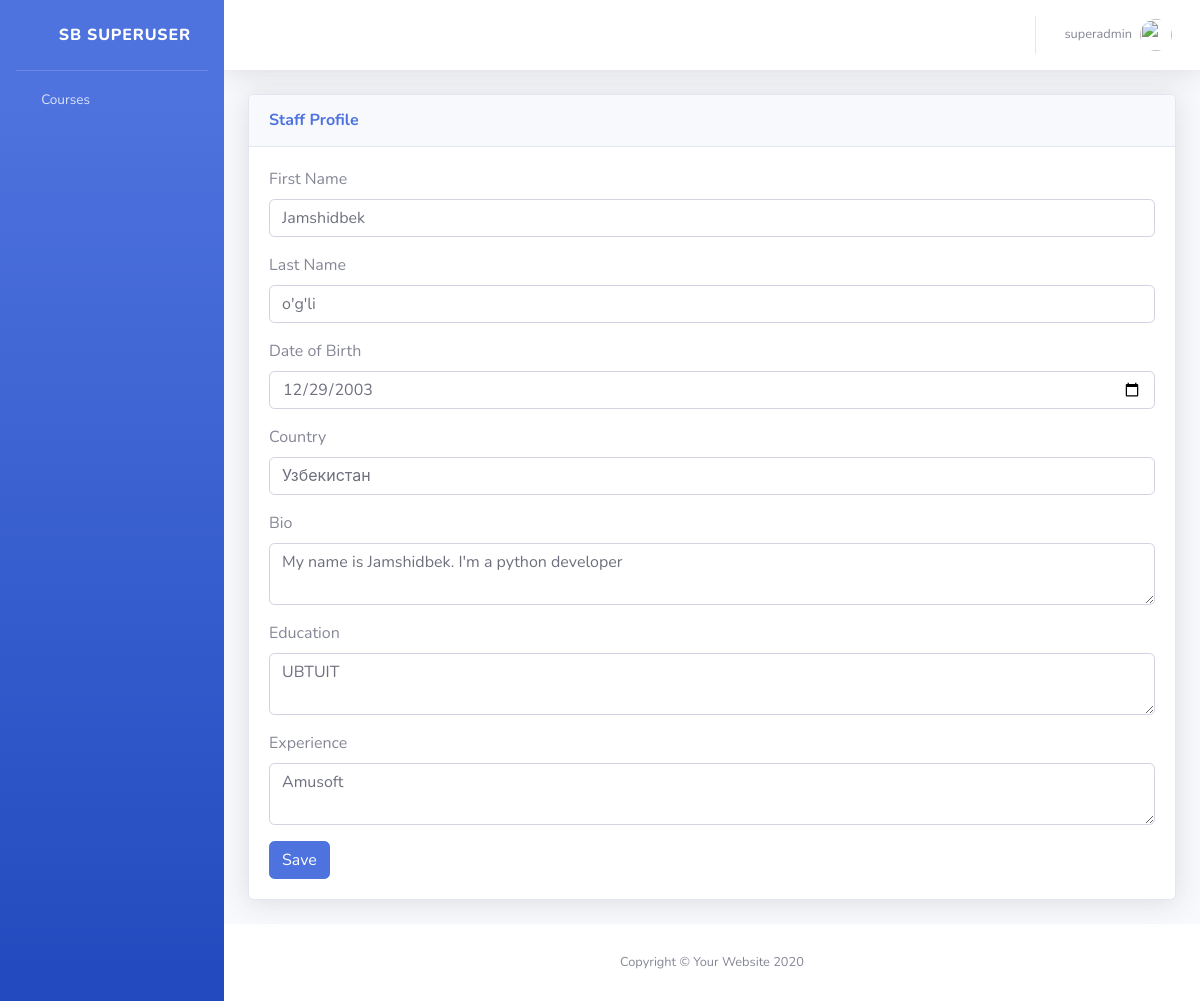
The page /account/profile/ (signed in) on the database its author committed.
### accounts/models.py (models this page shows, shortened)
class StaffProfile(models.Model):
    user = models.OneToOneField(User, on_delete=models.CASCADE)
    first_name = models.CharField(max_length=255, blank=True)
    last_name = models.CharField(max_length=255, blank=True)
    date_of_birth = models.DateField(null=True, blank=True)
    country = models.CharField(max_length=200, blank=True)
    bio = models.TextField(blank=True, null=True)
    education = models.TextField(blank=True, null=True)
    experience = models.TextField(blank=True, null=True)

### accounts/views.py (the view)
# urls.py: path('profile/', view_profile, name='view_profile'),
@login_required
def view_profile(request):
    user = request.user
    if user.is_staff:
        profile = get_object_or_404(StaffProfile, user=user)
        form_class = StaffProfileForm
        template_name = 'accounts/staff_profile.html'
    else:
        profile = get_object_or_404(UserProfile, user=user)
        form_class = UserProfileForm
        template_name = 'accounts/user_profile.html'
    if request.method == 'POST':
        form = form_class(request.POST, instance=profile)
        if form.is_valid():
            form.save()
            return redirect('view_profile')
    else:
        form = form_class(instance=profile)
    return render(request, template_name, {'form': form})

### accounts/forms.py
class StaffProfileForm(forms.ModelForm):
    class Meta:
        model = StaffProfile
        fields = ['first_name', 'last_name', 'date_of_birth', 'country', 'bio', 'education', 'experience']

### pages/context_processors.py (called while the page is built)
def base_context(request):
    context = {
        'courses': Course.objects.all(),
    }
    return context

### pages/templatetags/staff_tags.py (called while the page is built)
@register.filter
def has_group(user, group_name):
    if user.is_authenticated:
        print(user.role)
        return user.groups.filter(name=group_name).exists()
    return False

### templates/accounts/staff_profile.html (shortened to what this page needs)
{% extends 'guest/base.html' %}
{% block content %}
<div class="card shadow mb-4">
    <div class="card-header py-3">
        <h6 class="m-0 font-weight-bold text-primary">Staff Profile</h6>
    </div>
    <div class="card-body">
        <form method="post">
            <div class="mb-3">
                <label for="first_name" class="form-label">First Name</label>
                <input type="text" class="form-control" id="first_name" name="first_name" value="{{ form.first_name.value }}">
            </div>
            <div class="mb-3">
                <label for="last_name" class="form-label">Last Name</label>
                <input type="text" class="form-control" id="last_name" name="last_name" value="{{ form.last_name.value }}">
            </div>
            <div class="mb-3">
                <label for="date_of_birth" class="form-label">Date of Birth</label>
                <input type="date" class="form-control" id="date_of_birth" name="date_of_birth" value="{{ form.date_of_birth.value|date:'Y-m-d' }}">
            </div>
            <div class="mb-3">
                <label for="country" class="form-label">Country</label>
                <input type="text" class="form-control" id="country" name="country" value="{{ form.country.value }}">
            </div>
            <div class="mb-3">
                <label for="bio" class="form-label">Bio</label>
                <textarea class="form-control" id="bio" name="bio">{{ form.bio.value }}</textarea>
            </div>
            <div class="mb-3">
                <label for="education" class="form-label">Education</label>
                <textarea class="form-control" id="education" name="education">{{ form.education.value }}</textarea>
            </div>
            <div class="mb-3">
                <label for="experience" class="form-label">Experience</label>
                <textarea class="form-control" id="experience" name="experience">{{ form.experience.value }}</textarea>
            </div>
            <button type="submit" class="btn btn-primary">Save</button>
        </form>
    </div>
</div>
{% endblock %}

### templates/guest/base.html (shortened to what this page needs)
<!DOCTYPE html>
<html lang="en">
{% load static %}
{% load staff_tags %}
<head>
    <link href="{% static 'vendor/fontawesome-free/css/all.min.css' %}" rel="stylesheet" type="text/css">
    <link href="{% static 'css/sb-admin-2.min.css' %}" rel="stylesheet">
</head>
<body id="page-top">
    <div id="wrapper">
        <ul class="navbar-nav bg-gradient-primary sidebar sidebar-dark accordion" id="accordionSidebar">
            <a class="sidebar-brand d-flex align-items-center justify-content-center" href="{% url 'staff_home' %}">
                <div class="sidebar-brand-icon rotate-n-15">
                    <i class="fas fa-laugh-wink"></i>
                </div>
                <div class="sidebar-brand-text mx-3">SB
                    {% if user.is_authenticated and user.is_superuser and user.is_staff%}
                        Superuser
                    {% elif user.is_authenticated and user.is_staff %}
                        Staff
                    {% elif user.is_authenticated and user.is_superuser %}
                        Admin
                    {% else %}online courses{% endif %}</div>
            </a>
            <hr class="sidebar-divider my-0">
            {% if user.is_authenticated and user.is_staff %}
                <li class="nav-item">
                    <a class="nav-link collapsed" href="{% url 'course_list' %}" data-toggle="collapse" data-target="#collapseUtilities"
                        aria-expanded="true" aria-controls="collapseUtilities">
                        <i class="fas fa-fw fa-chalkboard-teacher"></i>
                        <span>Courses</span>
                    </a>
                </li>
        {% endif %}
        </ul>
        <div id="content-wrapper" class="d-flex flex-column">
            <div id="content">
                <nav class="navbar navbar-expand navbar-light bg-white topbar mb-4 static-top shadow">
                    <ul class="navbar-nav ml-auto">
                        {% if user.is_authenticated %}
                        <li class="nav-item dropdown no-arrow">
                            <a class="nav-link dropdown-toggle" href="#" id="userDropdown" role="button"
                                data-toggle="dropdown" aria-haspopup="true" aria-expanded="false">
                                <span class="mr-2 d-none d-lg-inline text-gray-600 small">{{ user }}</span>
                                <img class="img-profile rounded-circle"
                                    src="{% static 'img/undraw_profile.svg' %}">
                            </a>
                        </li>
                        {% endif %}
                    </ul>
                </nav>
                <div class="container-fluid">
                    {% block content %}
                    {% endblock %}
                </div>
            </div>
            <footer class="sticky-footer bg-white">
                <div class="container my-auto">
                    <div class="copyright text-center my-auto">
                        <span>Copyright &copy; Your Website 2020</span>
                    </div>
                </div>
            </footer>
        </div>
    </div>
</body>
</html>

### rows shown on the page
StaffProfile: first_name "Jamshidbek", last_name "o'g'li", date_of_birth "12/29/2003", country "Узбекистан", bio "My name is Jamshidbek. I'm a python developer", education "UBTUIT", experience "Amusoft"

### other values the page prints
{{ user }} "superadmin"
